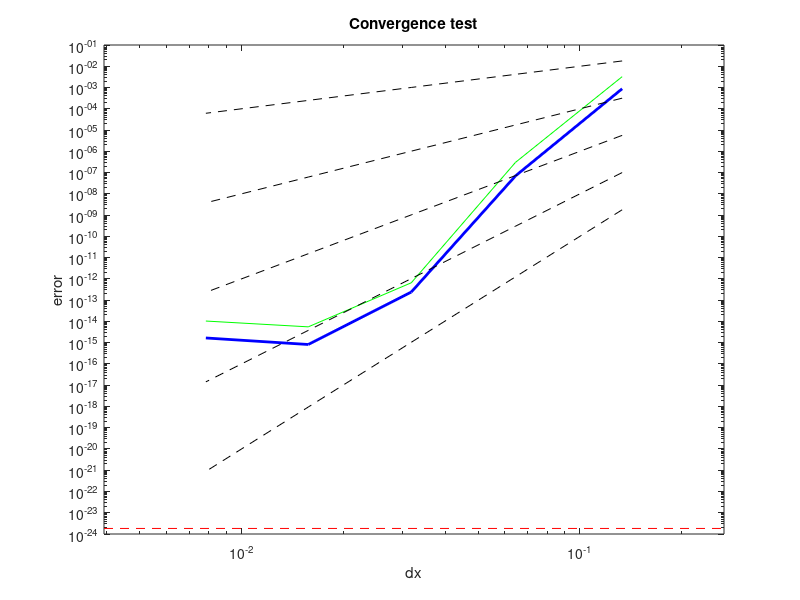
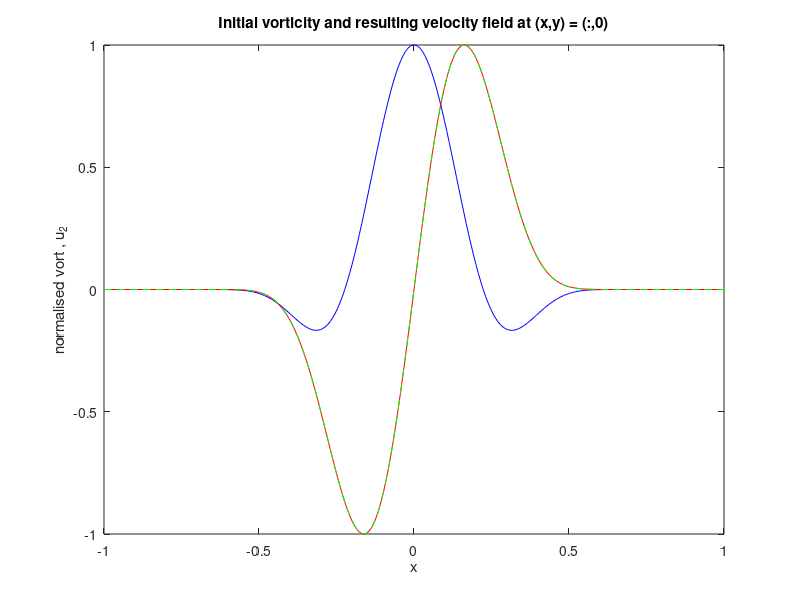

These charts were generated, in order, by the following MATLAB code:
clear all; close all; clc;
%**************************************************************************
%*
%* Program:      PoissonSolve2D.m
%*
%* Description:  A 2D high order converging Poisson solver for unbounded
%*               domains based on a Greens function solution. The method
%*               is applied to the bump function test case.
%*
%* Publication:  'A high order solver for the unbounded Poisson equation'
%*               J. Comput. Phys.
%*
%* Authors:      Mads Mølholm Hejlesen (a)
%*               Johannes Tophøj Rasmussen (a)
%*               Philippe Chatelain (b)
%*               Jens Honore Walther (a,c)*
%*
%*               (a) Technical University of Denmark
%*               (b) Universite catholique de Louvain
%*               (c) ETH Zürich
%*               *Corresponding author at jhw@mek.dtu.dk
%*
%**************************************************************************

%==========================================================================
% Input options
%==========================================================================
% Regularisation order of integration kernel: 2,4,...,10, 100 (0 = Non-regularised)
kernel    = 100;

colour = 'b';

% Solution
% 0 = solve for stream function by G kernel
% 1 = solve for velocity by K kernels,
% 2 = solve for velocity by G kernel + spectral differentiating
solve_vel = 1;

% Smoothing radius relative to mesh size: epsilon = alpha*dx (default 2)
alpha     = 2;

% Number of grid points (use vector for convergence studies)
NXs       = 16*2.^(0:4);

% Testcases
% 1 = Solid body rotation (velocity only)
% 2 = Beale patch [2] (velocity only)
% 3 = Perlman vorticity patch [1] (velocity only)
% 4 = Bump function
testcase = 4;

%==========================================================================
%==========================================================================
%--------------------------------------------------------------------------
%- Setup domain range and length
%--------------------------------------------------------------------------
if(testcase == 1)
    xmin = [-2 -2]; xmax = [2 2];
elseif(testcase == 2)
    xmin = [-2 -2]; xmax = [2 2];
elseif(testcase == 3)
    xmin = [-1 -1]; xmax = [1 1];
elseif(testcase == 4)
    xmin = [-1 -1]; xmax = [1 1];       
end
L = xmax-xmin; % Domain length

%--------------------------------------------------------------------------
%- Loop over discretisation levels
%--------------------------------------------------------------------------
for N = 1:length(NXs)
    NX(1) = NXs(N);
    NX(2) = round(L(2)/L(1)*NX(1));
    %----------------------------------------------------------------------
    % Setup domain (_ext is the extended domain)
    %----------------------------------------------------------------------
    x{1} = linspace(xmin(1),xmax(1),NX(1));
    x{2} = linspace(xmin(2),xmax(2),NX(2));
    
    [fieldx{1} fieldx{2}] = ndgrid(x{1},x{2});
    
    % Grid spacing
    dx(1) = x{1}(2)-x{1}(1);
    dx(2) = x{2}(2)-x{2}(1);
    
    % Centred domain
    centre = (xmin+xmax)/2;
    fieldx_cen{1} = fieldx{1} - centre(1);
    fieldx_cen{2} = fieldx{2} - centre(2);
    fieldr_cen = sqrt(fieldx_cen{1}.^2 + fieldx_cen{2}.^2);
    
    % Extended domain (FFT shifted)
    x_ext{1} = x{1} - xmin(1); x_ext{1} = [x_ext{1} -x_ext{1}(end)-dx(1) -x_ext{1}(end:-1:2)];
    x_ext{2} = x{2} - xmin(2); x_ext{2} = [x_ext{2} -x_ext{2}(end)-dx(2) -x_ext{2}(end:-1:2)];
    
    [fieldx_ext{1} fieldx_ext{2}] = ndgrid(x_ext{1},x_ext{1});
    fieldr_ext = sqrt(fieldx_ext{1}.^2 + fieldx_ext{2}.^2);
    
    if(solve_vel == 2)
        % Wavenumbers for spectral differentiating
        ks = 1/dx(1);
        k_ext{1} = 2*pi*linspace(-ks/2,ks/2,2*NX(1)+1);
        k_ext{1} = fftshift(k_ext{1}(1:end-1));
        
        ks = 1/dx(2);
        k_ext{2} = 2*pi*linspace(-ks/2,ks/2,2*NX(2)+1);
        k_ext{2} = fftshift(k_ext{2}(1:end-1));
        
        [fieldk{1} fieldk{2}] = ndgrid(k_ext{1},k_ext{2});
    end
    
    %----------------------------------------------------------------------
    % Vorticity distribution
    %----------------------------------------------------------------------
    vort = zeros(NX(1),NX(2));
    if(testcase == 1)
        % Solid body rotation
        vort(fieldr_cen <= 1) = 1;
        vort(fieldr_cen > 1)  = 0;  
     elseif(testcase == 2)       
        % Beale vorticity patch
        vort(fieldr_cen <= 1) = (1-fieldr_cen(fieldr_cen <= 1).^2).^3;
        vort(fieldr_cen > 1)  = 0;        
     elseif(testcase == 3)       
        % Perlman vorticity patch
        vort(fieldr_cen <= 1) = (1-fieldr_cen(fieldr_cen <= 1).^2).^7;
        vort(fieldr_cen > 1)  = 0;
    elseif(testcase == 4)
        % Bump function
        c = 20;
        vort(fieldr_cen < 1) = -4*c*exp(-c./(1-fieldx_cen{1}(fieldr_cen < 1).^2 - fieldx_cen{2}(fieldr_cen < 1).^2)).*...
            (c*fieldx_cen{1}(fieldr_cen < 1).^2 + fieldx_cen{1}(fieldr_cen < 1).^4 + 2*fieldx_cen{1}(fieldr_cen < 1).^2.*fieldx_cen{2}(fieldr_cen < 1).^2 + c*fieldx_cen{2}(fieldr_cen < 1).^2 + fieldx_cen{2}(fieldr_cen < 1).^4 - 1).* ...
            (-1 + fieldx_cen{1}(fieldr_cen < 1).^2 + fieldx_cen{2}(fieldr_cen < 1).^2).^(-4);
        vort(fieldr_cen >= 1)  = 0;
    else        
        error('testcase unknown')
    end
    %----------------------------------------------------------------------
    % Analytic solution
    %----------------------------------------------------------------------
    if(solve_vel == 0)
        disp(['Solving stream function using kernel G' num2str(kernel) ' at NX = ' num2str(NXs(N))])
        stream_ana = zeros(NX(1),NX(2));
        if(testcase == 1)
            % Solid body patch
            error('There exists no stream function for the Solid body testcase')
        elseif(testcase == 2)            
            % Beale vorticity patch
            error('There exists no stream function for the Beale testcase')            
        elseif(testcase == 3)            
            % Perlman vorticity patch
            error('There exists no stream function for the Perlman testcase')
        elseif(testcase == 4)
            % Bump function
            stream_ana(fieldr_cen < 1) = exp(-c./(1 - fieldx_cen{1}(fieldr_cen < 1).^2 - fieldx_cen{2}(fieldr_cen < 1).^2));
        end
    else
        if(solve_vel == 1)
            disp(['Solving velocity using kernel K' num2str(kernel) ' at NX = ' num2str(NXs(N))])
        else
            disp(['Solving velocity using kernel G' num2str(kernel) ' at NX = ' num2str(NXs(N))])
        end
        vel_ana{1} = zeros(NX(1),NX(2));
        vel_ana{2} = zeros(NX(1),NX(2));
        if(testcase == 1)
            % Solid body rotation
            vel_ana{1} = -1./(2*fieldr_cen.^2).*fieldx_cen{2}.* (fieldr_cen > 1) ...
                - 0.5*fieldx_cen{2}.* (fieldr_cen <= 1);
            vel_ana{2} =  1./(2*fieldr_cen.^2).*fieldx_cen{1}.* (fieldr_cen > 1)...
                + 0.5*fieldx_cen{1}.* (fieldr_cen <= 1);
        elseif(testcase == 2)     
            % Beale vorticity patch            
            vel_ana{1} = (fieldr_cen.^6 - 4*fieldr_cen.^4 + 6*fieldr_cen.^2 - 4).*fieldx_cen{2}*(1/8).* (fieldr_cen <= 1) ...
                - 1./(8*fieldr_cen.^2).*fieldx_cen{2} .* (fieldr_cen > 1); 
            vel_ana{2} = -(fieldr_cen.^6 - 4*fieldr_cen.^4 + 6*fieldr_cen.^2 - 4).*fieldx_cen{1}*(1/8).* (fieldr_cen <= 1) ...
                + 1./(8*fieldr_cen.^2).*fieldx_cen{1} .* (fieldr_cen > 1);  
            vel_ana{1}(fieldr_cen == 0) = 0;
            vel_ana{2}(fieldr_cen == 0) = 0;
        elseif(testcase == 3)     
            % Perlman vorticity patch
            vel_ana{1} = -(1-(1-fieldr_cen.^2).^8)./(16*fieldr_cen.^2).* fieldx_cen{2} .* (fieldr_cen <= 1) ...
                - 1./(16*fieldr_cen.^2).*fieldx_cen{2} .* (fieldr_cen > 1);
            vel_ana{2} = (1-(1-fieldr_cen.^2).^8)./(16*fieldr_cen.^2).*fieldx_cen{1} .* (fieldr_cen <= 1) ...
                + 1./(16*fieldr_cen.^2).*fieldx_cen{1} .* (fieldr_cen > 1);
            vel_ana{1}(fieldr_cen == 0) = 0;
            vel_ana{2}(fieldr_cen == 0) = 0;
        elseif(testcase == 4)
            % Bump function
            vel_ana{1}(fieldr_cen < 1) = -2*c*fieldx_cen{2}(fieldr_cen < 1).*exp(-c./(1 - fieldx_cen{1}(fieldr_cen < 1).^2 - fieldx_cen{2}(fieldr_cen < 1).^2)) ...
                ./(1 - fieldx_cen{1}(fieldr_cen < 1).^2 - fieldx_cen{2}(fieldr_cen < 1).^2).^2;
            vel_ana{2}(fieldr_cen < 1) = 2*c*fieldx_cen{1}(fieldr_cen < 1).*exp(-c./(1 - fieldx_cen{1}(fieldr_cen < 1).^2 - fieldx_cen{2}(fieldr_cen < 1).^2)) ...
                ./(1 - fieldx_cen{1}(fieldr_cen < 1).^2 - fieldx_cen{2}(fieldr_cen < 1).^2).^2;
            vel_ana{1}(fieldr_cen == 0) = 0;
            vel_ana{2}(fieldr_cen == 0) = 0;
        end        
    end
    
    clear fieldx fieldx_cen fieldr_cen
    
    %##########################################################################
    % THE SOLVER
    %##########################################################################
    %----------------------------------------------------------------------
    % Fourier transform vorticity field
    %----------------------------------------------------------------------
    vort_ext = zeros(2*NX(1),2*NX(2));
    vort_ext(1:NX(1),1:NX(2)) = vort;
    vort_fft = fft2(vort_ext);
    
    clear vort_ext
    %----------------------------------------------------------------------
    % Integration kernel
    %----------------------------------------------------------------------
    epsilon = alpha*max(dx);
    gamma = 0.5772156649;
    if(kernel == 0) % 0th order (No regularisation)
        if(solve_vel == 1)
            K{1} = -1./(2*pi*fieldr_ext.^2).*fieldx_ext{1};
            K{1}(1,1) = 0;
            K{2} = -1./(2*pi*fieldr_ext.^2).*fieldx_ext{2};
            K{2}(1,1) = 0;
        else
            G = -1/(2*pi)*log(fieldr_ext);
            G(1,1) = 1;
        end
    elseif(kernel == 2) % 2nd order
        if(solve_vel == 1)
            K{1} = -1./(2*pi*fieldr_ext.^2).*fieldx_ext{1}.*(1 - exp(-(fieldr_ext/epsilon).^2/2));
            K{1}(1,1) = 0;
            K{2} = -1./(2*pi*fieldr_ext.^2).*fieldx_ext{2}.*(1 - exp(-(fieldr_ext/epsilon).^2/2));
            K{2}(1,1) = 0;
        else
            G = -(log(fieldr_ext) + 1/2*expint((fieldr_ext/epsilon).^2/2))/(2*pi);
            G(1,1) = (gamma/2-log(sqrt(2)*epsilon))/(2*pi);
        end
    elseif(kernel == 4) % 4th order
        if(solve_vel == 1)
            K{1} = -1./(2*pi*fieldr_ext.^2).*fieldx_ext{1}.*(1 - (1 - (fieldr_ext/epsilon).^2/2).*exp(-(fieldr_ext/epsilon).^2/2));
            K{1}(1,1) = 0;
            K{2} = -1./(2*pi*fieldr_ext.^2).*fieldx_ext{2}.*(1 - (1 - (fieldr_ext/epsilon).^2/2).*exp(-(fieldr_ext/epsilon).^2/2));
            K{2}(1,1) = 0;
        else
            G = -(log(fieldr_ext) + 1/2*expint((fieldr_ext/epsilon).^2/2) - 1/2.*exp(-(fieldr_ext/epsilon).^2/2))/(2*pi);
            G(1,1) = (gamma/2 - log(sqrt(2)*epsilon) + 1/2)/(2*pi);
        end
    elseif(kernel == 6)% 6th order
        if(solve_vel == 1)
            K{1} = -1./(2*pi*fieldr_ext.^2).*fieldx_ext{1}.*(1 - (1 - (fieldr_ext/epsilon).^2 + 1/8*(fieldr_ext/epsilon).^4).*exp(-(fieldr_ext/epsilon).^2/2));
            K{1}(1,1) = 0;
            K{2} = -1./(2*pi*fieldr_ext.^2).*fieldx_ext{2}.*(1 - (1 - (fieldr_ext/epsilon).^2 + 1/8*(fieldr_ext/epsilon).^4).*exp(-(fieldr_ext/epsilon).^2/2));
            K{2}(1,1) = 0;
        else
            G = -(log(fieldr_ext) + 0.5*expint((fieldr_ext/epsilon).^2/2) - (3/4 - 1/8*(fieldr_ext/epsilon).^2).*exp(-(fieldr_ext/epsilon).^2/2))/(2*pi);
            G(1,1) = (gamma/2-log(sqrt(2)*epsilon) + 3/4)/(2*pi);
        end
    elseif(kernel == 8) % 8th order
        if(solve_vel == 1)
            K{1} = -1./(2*pi*fieldr_ext.^2).*fieldx_ext{1}.*(1 - (1 - 3/2*(fieldr_ext/epsilon).^2 + 3/8*(fieldr_ext/epsilon).^4 - 1/48*(fieldr_ext/epsilon).^6).*exp(-(fieldr_ext/epsilon).^2/2));
            K{1}(1,1) = 0;
            K{2} = -1./(2*pi*fieldr_ext.^2).*fieldx_ext{2}.*(1 - (1 - 3/2*(fieldr_ext/epsilon).^2 + 3/8*(fieldr_ext/epsilon).^4 - 1/48*(fieldr_ext/epsilon).^6).*exp(-(fieldr_ext/epsilon).^2/2));
            K{2}(1,1) = 0;
        else
            G = -(log(fieldr_ext) + 0.5*expint((fieldr_ext/epsilon).^2/2) - (11/12 - 7/24*(fieldr_ext/epsilon).^2 + 1/48*(fieldr_ext/epsilon).^4).*exp(-(fieldr_ext/epsilon).^2/2))/(2*pi);
            G(1,1) = (gamma/2-log(sqrt(2)*epsilon) + 11/12)/(2*pi);
        end
    elseif(kernel == 10) % 10th order
        if(solve_vel == 1)
            K{1} = -1./(2*pi*fieldr_ext.^2).*fieldx_ext{1}.*(1 - (1 - 2*(fieldr_ext/epsilon).^2 + 3/4*(fieldr_ext/epsilon).^4 - 1/12*(fieldr_ext/epsilon).^6 + 1/384*(fieldr_ext/epsilon).^8).*exp(-(fieldr_ext/epsilon).^2/2));
            K{1}(1,1) = 0;
            K{2} = -1./(2*pi*fieldr_ext.^2).*fieldx_ext{2}.*(1 - (1 - 2*(fieldr_ext/epsilon).^2 + 3/4*(fieldr_ext/epsilon).^4 - 1/12*(fieldr_ext/epsilon).^6 + 1/384*(fieldr_ext/epsilon).^8).*exp(-(fieldr_ext/epsilon).^2/2));
            K{2}(1,1) = 0;
        else
            G = -(log(fieldr_ext) + 0.5*expint((fieldr_ext/epsilon).^2/2) - (25/24 - 23/48*(fieldr_ext/epsilon).^2 + 13/192*(fieldr_ext/epsilon).^4 - 1/384*(fieldr_ext/epsilon).^6).*exp(-(fieldr_ext/epsilon).^2/2))/(2*pi);
            G(1,1) = (gamma/2-log(sqrt(2)*epsilon) + 25/24)/(2*pi);
        end
    elseif(kernel == 12) % 12th order
        if(solve_vel == 1)
            K{1} = -1./(2*pi*fieldr_ext.^2).*fieldx_ext{1}.*(1 - (1 - 5/2*(fieldr_ext/epsilon).^2 + 5/4*(fieldr_ext/epsilon).^4 - 5/24*(fieldr_ext/epsilon).^6 + 5/384*(fieldr_ext/epsilon).^8 - 1/3840*(fieldr_ext/epsilon).^10).*exp(-(fieldr_ext/epsilon).^2/2));
            K{1}(1,1) = 0;
            K{2} = -1./(2*pi*fieldr_ext.^2).*fieldx_ext{2}.*(1 - (1 - 5/2*(fieldr_ext/epsilon).^2 + 5/4*(fieldr_ext/epsilon).^4 - 5/24*(fieldr_ext/epsilon).^6 + 5/384*(fieldr_ext/epsilon).^8 - 1/3840*(fieldr_ext/epsilon).^10).*exp(-(fieldr_ext/epsilon).^2/2));
            K{2}(1,1) = 0;
        else
            G = -(log(fieldr_ext) + 0.5*expint((fieldr_ext/epsilon).^2/2) - (137/120 - 163/240*(fieldr_ext/epsilon).^2 + 137/960*(fieldr_ext/epsilon).^4 - 7/640*(fieldr_ext/epsilon).^6 + 1/3840*(fieldr_ext/epsilon).^8).*exp(-(fieldr_ext/epsilon).^2/2))/(2*pi);
            G(1,1) = (gamma/2-log(sqrt(2)*epsilon) + 137/120)/(2*pi);
        end
    elseif(kernel == 100) % Bessel
        if(solve_vel == 1)
            rho = pi*fieldr_ext/max(dx);
            K{1} = -(1 - besselj(0,rho))./(2*pi*fieldr_ext.^2).*fieldx_ext{1};
            K{1}(1,1) = 0;
            K{2} = -(1 - besselj(0,rho))./(2*pi*fieldr_ext.^2).*fieldx_ext{2};
            K{2}(1,1) = 0;                     
        else
            rho = pi*fieldr_ext/max(dx);
            G = 1/(2*pi)*(gamma - 1/8*(fieldr_ext/epsilon).^2*hypergeom([1,1],[2,2,2],- rho.^2/4) - log(2*rho) + log(rho.^2)/2);
            G(1,1) = -0.01845107351;
        end      
    else
        error('Specified kernel is not implemented')
    end   
    
    % Fourier transform integration kernel (normalised)
    if(solve_vel == 1)
        K_fft{1} = fft2(K{1}*dx(1)*dx(2));
        K_fft{2} = fft2(K{2}*dx(1)*dx(2));
    else
        G_fft = fft2(G*dx(1)*dx(2));
    end

%     clear G K (fieldr_ext/epsilon)
    %----------------------------------------------------------------------
    % Convolve and calculate the curl in Fourier space
    %----------------------------------------------------------------------
    if(solve_vel == 1)
        vel_fft{1} = vort_fft.*K_fft{2};
        vel_fft{2} = - vort_fft.*K_fft{1};
    else
        stream_fft = vort_fft.*G_fft;
        if(solve_vel == 2)
            vel_fft{1} = stream_fft.*(sqrt(-1)*fieldk{2});
            vel_fft{2} = -stream_fft.*(sqrt(-1)*fieldk{1});
        end
    end
    
    clear vort_fft K_fft G_fft fieldk
    %----------------------------------------------------------------------
    % Transform to physical space
    %----------------------------------------------------------------------
    if(solve_vel == 0)
        stream_ext = real(ifft2(stream_fft));
    else
        vel_ext{1} = real(ifft2(vel_fft{1}));
        vel_ext{2} = real(ifft2(vel_fft{2}));
    end
    
    %----------------------------------------------------------------------
    % Extract numerical solution
    %----------------------------------------------------------------------
    if(solve_vel == 0)
        stream = stream_ext(1:NX(1),1:NX(2));
        clear stream_fft stream_ext

        % Calculate diffference from analytical solution
        diff = sqrt((stream - stream_ana).^2) ...
            /max(max(abs(stream_ana)));
            
        roundoff = max(max(abs(stream_ana)))*eps;
    else
        vel{1} = vel_ext{1}(1:NX(1),1:NX(2));
        vel{2} = vel_ext{2}(1:NX(1),1:NX(2));
        
        clear vel_fft U2 V2
        
        % Calculate diffference from analytical solution
        diff = sqrt((vel{1} - vel_ana{1}).^2 + (vel{2} ...
            - vel_ana{2}).^2) ...
            /max(max(sqrt(vel_ana{1}.^2 + vel_ana{2}.^2)));
            
        roundoff = max(max(sqrt(vel_ana{1}.^2 + vel_ana{2}.^2)))*eps;
    end
    
    %----------------------------------------------------------------------
    % Error calculation (rms, max and L2-norm)
    %----------------------------------------------------------------------
    err_rms(N) = sqrt(sum(sum(diff.^2))/(NX(1)*NX(2)));
    err_max(N) = max(max(abs(diff)));
    err_L2(N)  = sum(sum(diff.^2))^(1/2)/(NX(1)*NX(2));
    
    dxs(N) = dx(1);
end

%--------------------------------------------------------------------------
% Plot results
%--------------------------------------------------------------------------
if(length(NXs) > 1)
    % Convergence test
    figure(10)
    set(gca,'FontSize',14)
    loglog(dxs,err_rms,colour,'LineWidth',2)
    hold on
     loglog(dxs,err_max,'g')
%     loglog(dxs,err_L2,'r')
    loglog(dxs,dxs.^2,'--k')
    loglog(dxs,dxs.^4,'--k')
    loglog(dxs,dxs.^6,'--k')
    loglog(dxs,dxs.^8,'--k')
    loglog(dxs,dxs.^10,'--k')
%     loglog(dxs,dxs.^22,'k')
    plot([min(dxs)/2 max(dxs)*2],[roundoff roundoff],'--r')

    xlim([min(dxs)/2 max(dxs)*2])
    title('Convergence test')
    xlabel('dx')
    ylabel('error')
%     legend('rms error','max error','L2 error','dx^2','dx^4','dx^6','dx^8','dx^{10}',1)
end
disp(['Round off: ' num2str(roundoff)]) 


% Initial and resulting field along (x,y) = (:,0)
figure(20)
set(gca,'FontSize',14)
plot(x{1},vort(:,ceil(NX(2)/2))/max(max(vort)),'b')
hold on
if(solve_vel == 0)
    plot(x{1},stream_ana(:,ceil(NX(2)/2))/max(max(stream_ana)),'r')
    plot(x{1},stream(:,ceil(NX(2)/2))/max(max(stream)),'--g')
    title('Initial vorticity and resulting stream field at (x,y) = (:,0)')
    xlabel('x')
    ylabel('normalised vort , stream')
%     legend('vorticity','analytic stream function','calculated stream function',1)
else
    plot(x{1},vel_ana{2}(:,ceil(NX(2)/2))/max(max(abs(vel_ana{2}))),'r')
    plot(x{1},vel{2}(:,ceil(NX(2)/2))/max(max(abs(vel_ana{2}))),'--g')
    title('Initial vorticity and resulting velocity field at (x,y) = (:,0)')
    xlabel('x')
    ylabel('normalised vort , u_2')
%     legend('vorticity','analytic velocity','calculated velocity',1)
end


% References
% [1] M. Perlman, On the accuracy of vortex methods, J. Comput. Phys. 59
%     (1985) 200-223
% [2] Beale, Majda (1985)
